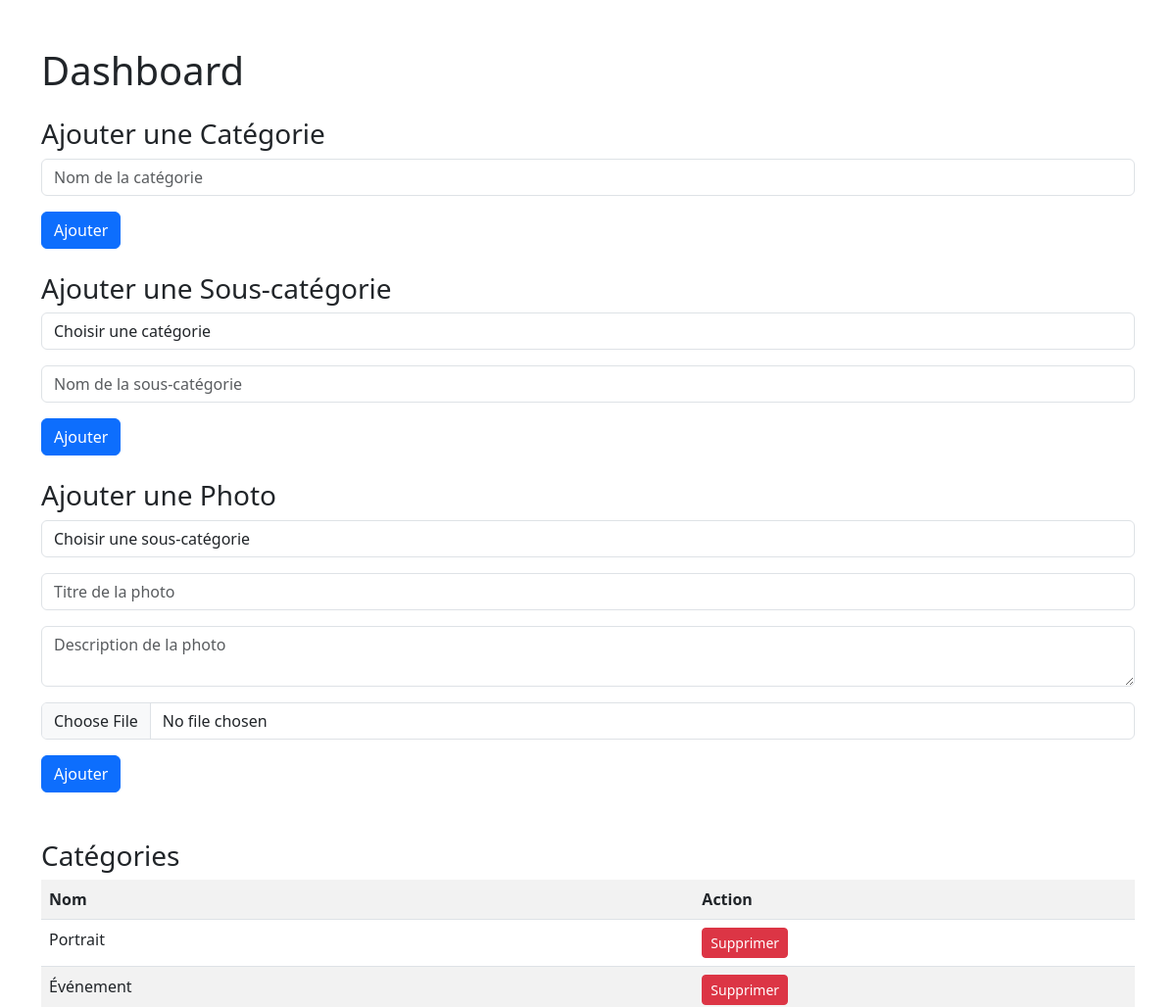
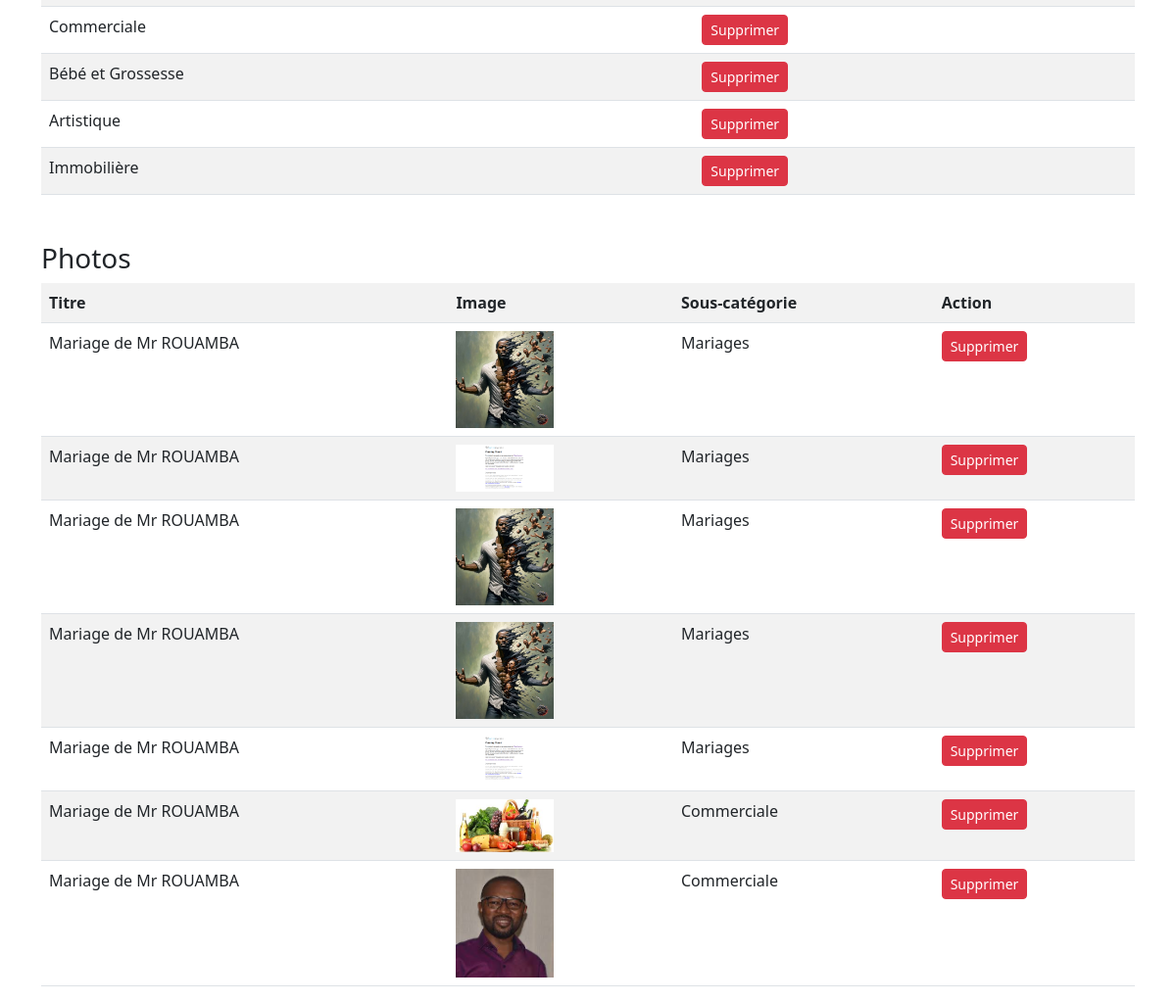
/dashboard/, run on the app's committed database (2 pictures, top to bottom).
### photo/models.py (models this page shows, shortened)
class Category(models.Model):
    name = models.CharField(max_length=255, unique=True)

class Photo(models.Model):
    title = models.CharField(max_length=255, blank=True, null=True)
    description = models.CharField(max_length=2000, blank=True, null=True)
    image = models.ImageField(upload_to='photos/')
    subcategory = models.ForeignKey(SubCategory, on_delete=models.CASCADE, related_name='photos')
    upload_date = models.DateTimeField(auto_now_add=True)

class SubCategory(models.Model):
    category = models.ForeignKey(Category, on_delete=models.CASCADE, related_name='subcategories')
    name = models.CharField(max_length=255)

### photo/views.py (the view, shortened to what this page needs)
# urls.py: path('dashboard/', views.dashboard, name='dashboard'),
def dashboard(request):
    if request.method == 'POST' and 'add_category' in request.POST:
        category_name = request.POST.get('category_name')
        if category_name:
            Category.objects.create(name=category_name)
    if request.method == 'POST' and 'add_subcategory' in request.POST:
        category_id = request.POST.get('category_id')
        subcategory_name = request.POST.get('subcategory_name')
        if category_id and subcategory_name:
            category = get_object_or_404(Category, id=category_id)
            SubCategory.objects.create(category=category, name=subcategory_name)
    categories = Category.objects.all()
    subcategories = SubCategory.objects.all()
    photos = Photo.objects.all()
    return render(request, 'dashboard.html', {
        'categories': categories,
        'subcategories': subcategories,
        'photos': photos
    })

### photo/templates/dashboard.html (shortened to what this page needs)
<!DOCTYPE html>
<html lang="en">
<head>
    <link href="https://cdn.jsdelivr.net/npm/bootstrap@5.3.0/dist/css/bootstrap.min.css" rel="stylesheet">
</head>
<body>
    <div class="container mt-5">
        <h1 class="mb-4">Dashboard</h1>
        <h3>Ajouter une Catégorie</h3>
        <form method="POST">
            <div class="mb-3">
                <input type="text" name="category_name" class="form-control" placeholder="Nom de la catégorie" required>
            </div>
            <button type="submit" class="btn btn-primary">Ajouter</button>
        </form>
        <h3 class="mt-4">Ajouter une Sous-catégorie</h3>
        <form method="POST">
            <div class="mb-3">
                <select name="category_id" class="form-control" required>
                    <option value="">Choisir une catégorie</option>
                </select>
            </div>
            <div class="mb-3">
                <input type="text" name="subcategory_name" class="form-control" placeholder="Nom de la sous-catégorie" required>
            </div>
            <button type="submit" class="btn btn-primary">Ajouter</button>
        </form>
        <h3 class="mt-4">Ajouter une Photo</h3>
        <form method="POST" enctype="multipart/form-data">
            <div class="mb-3">
                <select name="photo_subcategory_id" class="form-control" required>
                    <option value="">Choisir une sous-catégorie</option>
                </select>
            </div>
            <div class="mb-3">
                <input type="text" name="photo_title" class="form-control" placeholder="Titre de la photo">
            </div>
            <div class="mb-3">
                <textarea name="photo_description" class="form-control" placeholder="Description de la photo"></textarea>
            </div>
            <div class="mb-3">
                <input type="file" name="photo_image" class="form-control" required>
            </div>
            <button type="submit" class="btn btn-primary">Ajouter</button>
        </form>
        <h3 class="mt-5">Catégories</h3>
        <table class="table table-striped">
            <tr>
                <th>Nom</th>
                <th>Action</th>
            </tr>
            {% for category in categories %}
            <tr>
                <td>{{ category.name }}</td>
                <td>
                    <form method="POST" class="d-inline">
                        <button type="submit" class="btn btn-danger btn-sm">Supprimer</button>
                    </form>
                </td>
            </tr>
            {% endfor %}
        </table>
        <h3 class="mt-5">Photos</h3>
        <table class="table table-striped">
            <tr>
                <th>Titre</th>
                <th>Image</th>
                <th>Sous-catégorie</th>
                <th>Action</th>
            </tr>
            {% for photo in photos %}
            <tr>
                <td>{{ photo.title }}</td>
                <td><img src="{{ photo.image.url }}" alt="" style="width: 100px;"></td>
                <td>{{ photo.subcategory.name }}</td>
                <td>
                    <form method="POST" class="d-inline">
                        <button type="submit" class="btn btn-danger btn-sm">Supprimer</button>
                    </form>
                </td>
            </tr>
            {% endfor %}
        </table>
    </div>
</body>
</html>

### data on the page
Category: name "Portrait"
Category: name "Événement"
Category: name "Commerciale"
Category: name "Bébé et Grossesse"
Category: name "Artistique"
Category: name "Immobilière"
Photo: title "Mariage de Mr ROUAMBA", image (picture), subcategory.name "Mariages"
Photo: title "Mariage de Mr ROUAMBA", image (picture), subcategory.name "Mariages"
Photo: title "Mariage de Mr ROUAMBA", image (picture), subcategory.name "Mariages"
Photo: title "Mariage de Mr ROUAMBA", image (picture), subcategory.name "Mariages"
Photo: title "Mariage de Mr ROUAMBA", image (picture), subcategory.name "Mariages"
Photo: title "Mariage de Mr ROUAMBA", image (picture), subcategory.name "Commerciale"
Photo: title "Mariage de Mr ROUAMBA", image (picture), subcategory.name "Commerciale"
